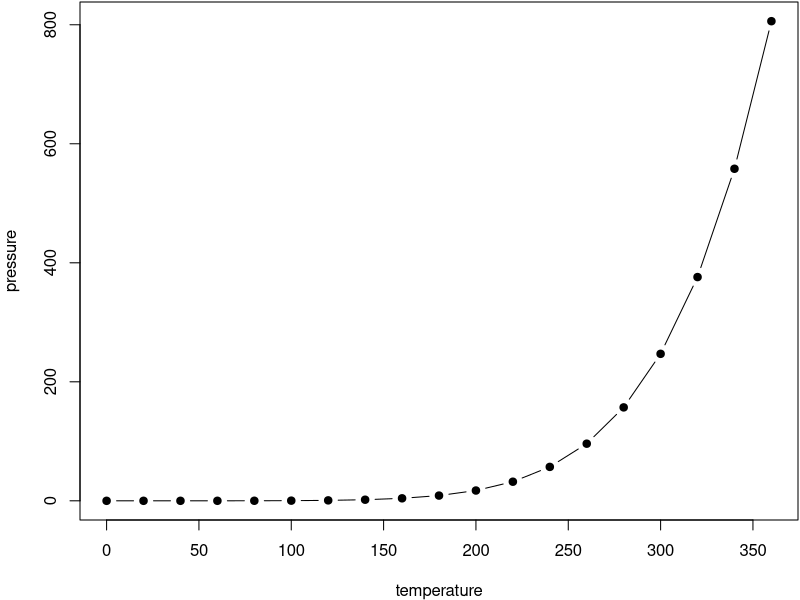
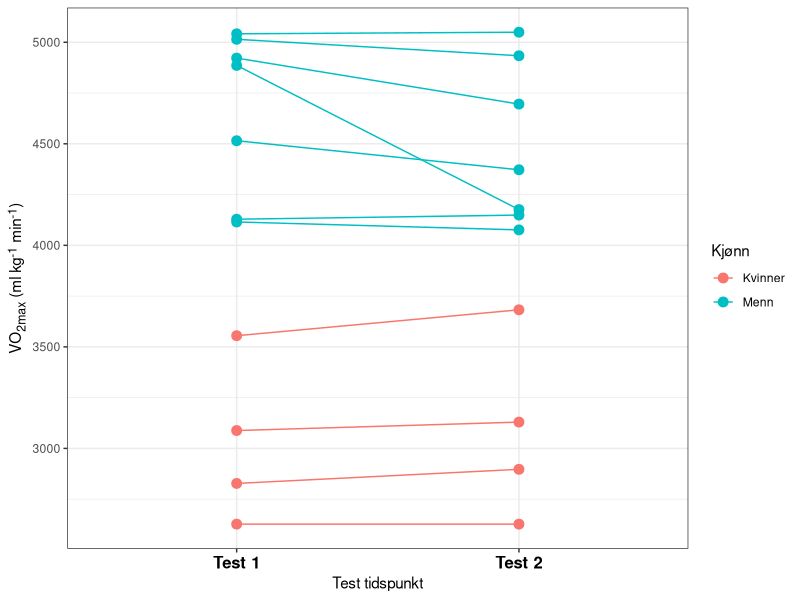

R code for these plots, in order:
## ---- chunk 1
par(mar = c(4, 4, .1, .1))
plot(pressure, type = 'b', pch = 19)
## ---- chunk 2
knitr::kable(
  head(pressure, 10), caption = 'Here is a nice table!',
  booktabs = TRUE
)
## ---- chunk 3
# Laster inn pakker og datasett
library(readxl)
library(tidyverse) 
library(knitr)
library(flextable)
library(ggtext)
library(ggplot2)
library(readxl)
vo2data <- read_excel("data/vo2g1.xlsx")
vo2data %>%
  select(fp, time, sex, age, height, weight) %>% 
  # Velger fp, time, sex, age, height and weight
  
  filter(time == "pre") %>% # filter for å bare ha resulat fra pre
  
  group_by(sex) %>% # lager grupper for kjønn
  mutate(n = n()) %>% # legger til variabel for å få antall deltagere per kjønn
   pivot_longer(names_to = "variable", 
               values_to = "value", 
               cols = age:n) %>% # summerer alle varibler og legger til "varible" og "Value" som kolonne og variablene som rader
   group_by(sex, variable) %>% # definerer gruppene på nytt 
  summarise(m = mean(value), 
            s = sd(value)) %>% # regner ut gjennomnsitt og sdandardavvik og legger til som kolonne
  mutate(ms = if_else(variable == "n", as.character(m), paste0(signif(m, 3),  " (", signif(s, 3), ")"))) %>% # formaterer det på gunstig måte og bruker signif til å runde av desiamler.
   ungroup() %>% # må til for å fjerne kolonner
  select(-m, -s) %>% # Velger de jeg skal fjerne
   pivot_wider(names_from = sex, 
              values_from = ms) %>% # Henter navn fra sex og verdier fra values og danner en bredere tabell
   mutate(variable = factor(variable, levels = c("n", "age", "weight", "height"), labels = c("N", "Alder (år)", "Vekt (kg)", "Høyde (cm)"))) %>% # Endrer navn på variabler 
  arrange(variable) %>% 
   flextable()  %>%
   set_header_labels(variable = "",
                    F = "Kvinner", M = "Menn") %>%
  add_footer_row(values = "Verdier er gitt som gjennomsnitt og (Standardavvik)", colwidths = 3) %>%
   autofit()
## ---- chunk 4
reliabilitet <- read_excel("data/realabilitet uttrekning.xlsx") %>%
  mutate(diff = `VO2_max_ml/min post` - `VO2_max_ml/min pre`) %>% # Change/difference score
  summarise(s = sd(diff),
            m = mean(c(`VO2_max_ml/min post`, `VO2_max_ml/min pre`)), # mean
            te = s / sqrt(2), # the typical error. 
            cv = 100 * (te / m),
             L = qt(0.975, 4) * s)  # Calculate as a percentage of the mean
## ---- chunk 5
vo2data %>%
  select(fp, time, vo2data = `VO2_max_ml/min`, sex)  %>%
  mutate(time = factor(time, levels = c("pre", "post"), 
                           labels = c("Test 1", "Test 2"))) %>%
  mutate(sex = factor(sex, levels =c("F", "M"),
                      labels = c("Kvinner", "Menn"))) %>%
  ggplot(aes(time, vo2data, color = sex, group = fp)) + 
  geom_line() +
  geom_point(size = 3) +
  labs(x = "Test tidspunkt",
       y = "VO<sub>2max</sub> (ml kg<sup>-1</sup> min<sup>-1</sup>) ", 
       color = "Kjønn") +
  theme_bw() +
  theme(axis.text.x = element_text(color = "black", size = 12, face = "bold"), 
        axis.title.y = element_markdown())
